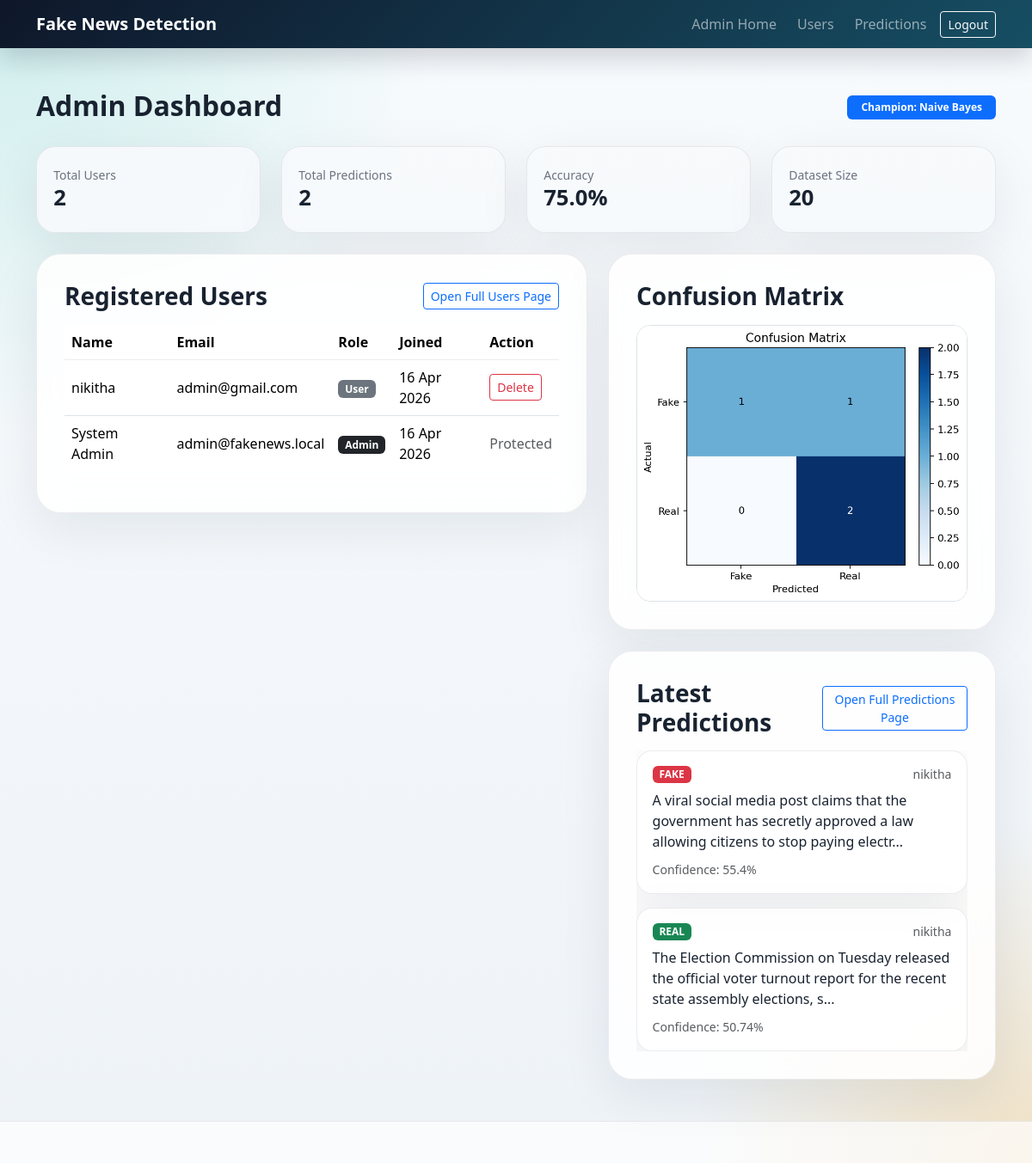
The page /admin (signed in) on the database its author committed.
### app.py (models this page shows, shortened)
class User(db.Model):
    id = db.Column(db.Integer, primary_key=True)
    full_name = db.Column(db.String(120), nullable=False)
    email = db.Column(db.String(120), unique=True, nullable=False)
    password_hash = db.Column(db.String(255), nullable=False)
    is_admin = db.Column(db.Boolean, default=False, nullable=False)
    created_at = db.Column(db.DateTime, default=datetime.utcnow, nullable=False)
    predictions = db.relationship(
        "PredictionHistory",
        backref="user",
        lazy=True,
        cascade="all, delete-orphan",
    )

class PredictionHistory(db.Model):
    id = db.Column(db.Integer, primary_key=True)
    input_text = db.Column(db.Text, nullable=False)
    prediction = db.Column(db.String(20), nullable=False)
    confidence = db.Column(db.Float, nullable=False)
    champion_model = db.Column(db.String(50), nullable=False, default="naive_bayes")
    selected_model = db.Column(db.String(50), nullable=False, default="naive_bayes")
    logistic_probability = db.Column(db.Float, nullable=False)
    naive_bayes_probability = db.Column(db.Float, nullable=False)
    linear_svm_probability = db.Column(db.Float, nullable=False, default=0.0)
    passive_aggressive_probability = db.Column(db.Float, nullable=False, default=0.0)
    sgd_classifier_probability = db.Column(db.Float, nullable=False, default=0.0)
    created_at = db.Column(db.DateTime, default=datetime.utcnow, nullable=False)
    user_id = db.Column(db.Integer, db.ForeignKey("user.id"), nullable=False)

### app.py (the view)
@app.route("/admin")
@login_required
@admin_required
def admin_overview():
    users = User.query.order_by(User.created_at.desc()).all()
    predictions = PredictionHistory.query.order_by(PredictionHistory.created_at.desc()).limit(10).all()
    metrics = load_metrics()
    return render_template(
        "admin_dashboard.html",
        users=users,
        predictions=predictions,
        metrics=metrics,
        confusion_matrix_exists=CONFUSION_MATRIX_FILE.exists(),
    )

### app.py (called while the page is built)
def load_metrics() -> dict:
    if METRICS_FILE.exists():
        with METRICS_FILE.open("r", encoding="utf-8") as file:
            return json.load(file)
    return {}

def login_required(view_func):
    @wraps(view_func)
    def wrapped_view(*args, **kwargs):
        if "user_id" not in session:
            flash("Please login to continue.", "warning")
            return redirect(url_for("login"))
        return view_func(*args, **kwargs)
    return wrapped_view

def admin_required(view_func):
    @wraps(view_func)
    def wrapped_view(*args, **kwargs):
        user = get_current_user()
        if not user or not user.is_admin:
            flash("Admin access required.", "danger")
            return redirect(url_for("dashboard"))
        return view_func(*args, **kwargs)
    return wrapped_view

def get_current_user():
    user_id = session.get("user_id")
    if not user_id:
        return None
    return db.session.get(User, user_id)

@app.context_processor
def inject_globals():
    return {
        "current_user": get_current_user(),
        "app_metrics": load_metrics(),
    }

### templates/admin_dashboard.html (shortened to what this page needs)
{% extends "base.html" %}
{% block content %}
<div class="d-flex justify-content-between align-items-center mb-4">
    <div>
        <h2 class="fw-bold mb-1">Admin Dashboard</h2>
    </div>
    <span class="badge bg-primary px-3 py-2">Champion: {{ metrics.get('champion_model', 'Pending')|replace('_', ' ')|title }}</span>
</div>
<div class="row g-4 mb-4">
    <div class="col-md-3">
        <div class="metric-box h-100">
            <small>Total Users</small>
            <h4>{{ users|length }}</h4>
        </div>
    </div>
    <div class="col-md-3">
        <div class="metric-box h-100">
            <small>Total Predictions</small>
            <h4>{{ predictions|length }}</h4>
        </div>
    </div>
    <div class="col-md-3">
        <div class="metric-box h-100">
            <small>Accuracy</small>
            <h4>{{ (metrics.get('scores', {}).get(metrics.get('champion_model', ''), {}).get('accuracy', 0) * 100)|round(2) }}%</h4>
        </div>
    </div>
    <div class="col-md-3">
        <div class="metric-box h-100">
            <small>Dataset Size</small>
            <h4>{{ metrics.get('dataset_size', 0) }}</h4>
        </div>
    </div>
</div>
<div class="row g-4">
    <div class="col-xl-7">
        <div class="panel-card">
            <div class="d-flex justify-content-between align-items-center mb-3">
                <h3 class="fw-bold mb-0">Registered Users</h3>
                <a href="{{ url_for('admin_users') }}" class="btn btn-sm btn-outline-primary">Open Full Users Page</a>
            </div>
            <div class="table-responsive">
                <table class="table table-hover align-middle">
                    <thead>
                        <tr>
                            <th>Name</th>
                            <th>Email</th>
                            <th>Role</th>
                            <th>Joined</th>
                            <th>Action</th>
                        </tr>
                    </thead>
                    <tbody>
                        {% for user in users %}
                        <tr>
                            <td>{{ user.full_name }}</td>
                            <td>{{ user.email }}</td>
                            <td>
                                <span class="badge {% if user.is_admin %}bg-dark{% else %}bg-secondary{% endif %}">
                                    {{ 'Admin' if user.is_admin else 'User' }}
                                </span>
                            </td>
                            <td>{{ user.created_at.strftime('%d %b %Y') }}</td>
                            <td>
                                {% if not user.is_admin %}
                                <form method="POST" action="{{ url_for('delete_user', user_id=user.id) }}">
                                    <button type="submit" class="btn btn-sm btn-outline-danger">Delete</button>
                                </form>
                                {% else %}
                                <span class="text-muted">Protected</span>
                                {% endif %}
                            </td>
                        </tr>
                        {% endfor %}
                    </tbody>
                </table>
            </div>
        </div>
    </div>
    <div class="col-xl-5">
        <div class="panel-card mb-4">
            <h3 class="fw-bold mb-3">Confusion Matrix</h3>
            {% if confusion_matrix_exists %}
            <img src="{{ url_for('static', filename='images/confusion_matrix.png') }}" alt="Confusion Matrix" class="img-fluid rounded-4 border">
            {% else %}
            <p class="text-muted mb-0">Train the model to generate the confusion matrix image.</p>
            {% endif %}
        </div>
        <div class="panel-card">
            <div class="d-flex justify-content-between align-items-center mb-3">
                <h3 class="fw-bold mb-0">Latest Predictions</h3>
                <a href="{{ url_for('admin_predictions') }}" class="btn btn-sm btn-outline-primary">Open Full Predictions Page</a>
            </div>
            <div class="prediction-feed">
                {% for item in predictions %}
                <div class="history-item">
                    <div class="d-flex justify-content-between align-items-center mb-2">
                        <span class="badge {% if item.prediction == 'REAL' %}bg-success{% else %}bg-danger{% endif %}">
                            {{ item.prediction }}
                        </span>
                        <small class="text-muted">{{ item.user.full_name }}</small>
                    </div>
                    <p class="mb-2">{{ item.input_text[:120] }}{% if item.input_text|length > 120 %}...{% endif %}</p>
                    <small class="text-muted">Confidence: {{ item.confidence }}%</small>
                </div>
                {% else %}
                <p class="text-muted mb-0">No predictions recorded yet.</p>
                {% endfor %}
            </div>
        </div>
    </div>
</div>
{% endblock %}

### templates/base.html (shortened to what this page needs)
<!DOCTYPE html>
<html lang="en">
<head>
    <link href="https://cdn.jsdelivr.net/npm/bootstrap@5.3.3/dist/css/bootstrap.min.css" rel="stylesheet">
    <link rel="stylesheet" href="{{ url_for('static', filename='css/styles.css') }}">
</head>
<body>
    <nav class="navbar navbar-expand-lg navbar-dark app-navbar sticky-top">
        <div class="container">
            <a class="navbar-brand fw-bold" href="{{ url_for('index') }}">Fake News Detection</a>
            <div class="collapse navbar-collapse" id="mainNav">
                <ul class="navbar-nav ms-auto align-items-lg-center gap-lg-2">
                    {% if current_user %}
                    {% if current_user.is_admin %}
                    <li class="nav-item"><a class="nav-link" href="{{ url_for('admin_overview') }}">Admin Home</a></li>
                    <li class="nav-item"><a class="nav-link" href="{{ url_for('admin_users') }}">Users</a></li>
                    <li class="nav-item"><a class="nav-link" href="{{ url_for('admin_predictions') }}">Predictions</a></li>
                    {% endif %}
                    <li class="nav-item"><a class="btn btn-outline-light btn-sm" href="{{ url_for('logout') }}">Logout</a></li>
                    {% else %}
                    <li class="nav-item"><a class="nav-link" href="{{ url_for('login') }}">Login</a></li>
                    <li class="nav-item"><a class="btn btn-light btn-sm" href="{{ url_for('register') }}">Register</a></li>
                    {% endif %}
                </ul>
            </div>
        </div>
    </nav>
    <main class="py-5">
        <div class="container">
            {% block content %}{% endblock %}
        </div>
    </main>
    <footer class="app-footer py-4">
    </footer>
</body>
</html>

### static/css/styles.css (style rules this page uses)
:root { --bg-main: #f4f7fb; --bg-card: rgba(255, 255, 255, 0.88); --text-main: #182230; --text-muted: #6b7280; --primary: #0f766e; --primary-dark: #115e59; --accent: #f59e0b; --danger: #dc2626; --success: #15803d; --border-soft: rgba(15, 23, 42, 0.08); --shadow-soft: 0 18px 60px rgba(15, 23, 42, 0.08); }
body { min-height: 100vh; color: var(--text-main); background: radial-gradient(circle at top left, rgba(20, 184, 166, 0.18), transparent 28%), radial-gradient(circle at bottom right, rgba(245, 158, 11, 0.22), transparent 22%), linear-gradient(180deg, #f8fbfd 0%, #eef3f8 100%); font-family: "Segoe UI", Tahoma, Geneva, Verdana, sans-serif; }
.app-navbar { background: linear-gradient(135deg, #0f172a, #164e63); box-shadow: 0 12px 30px rgba(15, 23, 42, 0.18); }
.app-footer { border-top: 1px solid var(--border-soft); background: rgba(255, 255, 255, 0.7); color: var(--text-muted); }
.hero-section, .panel-card, .auth-card, .feature-card, .glass-card, .metric-box, .history-item { border: 1px solid var(--border-soft); box-shadow: var(--shadow-soft); }
.hero-section, .panel-card, .auth-card, .feature-card { background: var(--bg-card); backdrop-filter: blur(16px); border-radius: 28px; }
.auth-card, .feature-card, .panel-card { padding: 2rem; }
.glass-card h3, .metric-box h4 { margin-bottom: 0.35rem; font-size: 1.6rem; font-weight: 700; }
.glass-card p, .metric-box small { margin: 0; color: var(--text-muted); }
.metric-box { background: rgba(248, 250, 252, 0.9); padding: 1.2rem; border-radius: 22px; }
.history-list, .prediction-feed { display: flex; flex-direction: column; gap: 1rem; max-height: 520px; overflow-y: auto; }
.history-item { padding: 1rem 1.1rem; background: rgba(255, 255, 255, 0.78); border-radius: 18px; }
.table thead th { border-bottom: 1px solid var(--border-soft); }
.table tbody tr:last-child td { border-bottom: none; }

### rows shown on the page
User: full_name "nikitha", email "admin@gmail.com", is_admin "User", created_at "16 Apr 2026"
User: full_name "System Admin", email "admin@fakenews.local", is_admin "Admin", created_at "16 Apr 2026", shows "Protected"
PredictionHistory: prediction "FAKE", user.full_name "nikitha", input_text "A viral social media post claims that the government has secretly approved a law allowing citizens to stop paying electr", confidence "55.4"
PredictionHistory: prediction "REAL", user.full_name "nikitha", input_text "The Election Commission on Tuesday released the official voter turnout report for the recent state assembly elections, s", confidence "50.74"

### other values the page prints
{{ metrics.get('champion_model', 'Pending')|replace('_', ' ')|title }} "Naive Bayes"
{{ users|length }} "2"
{{ predictions|length }} "2"
{{ metrics.get('dataset_size', 0) }} "20"
